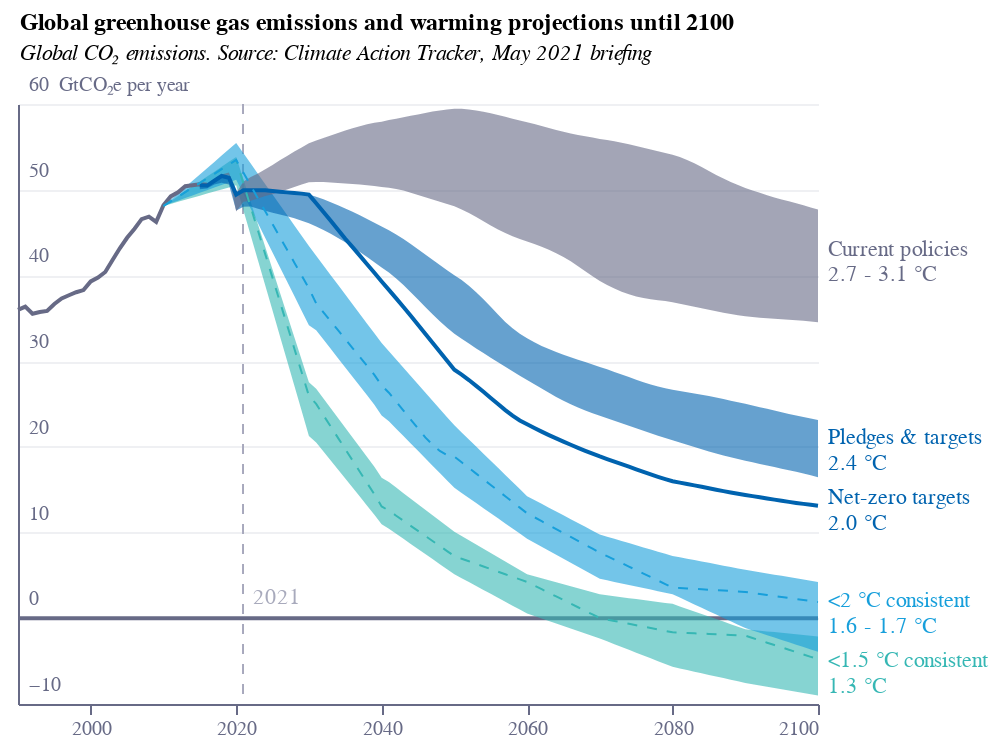

The notebook cell saved with this chart:
### Code cell
base = alt.Chart(f4_3).encode(
    x=alt.X(
        "year:Q",
        axis=alt.Axis(
            grid=False,
            titleAlign="center",
            titleAnchor="middle",
            title="",
            labelColor=colors["eco-gray"],
            titleColor=colors["eco-gray"],
            tickColor=colors["eco-gray"],
            domainColor=colors["eco-gray"],
            tickCount=5,
            orient="bottom",
            labelAngle=0,
            format=".0f",
            # zindex=1,
            # offset=-43
        ),
    )
)
line1 = (
    base.mark_line(color=colors["eco-gray"])
    .encode(
        y=alt.Y(
            "historical:Q",
            axis=alt.Axis(
                grid=True,
                gridColor=colors["eco-gray"],
                gridOpacity=0.1,
                title="GtCO₂e per year",
                titleAnchor="start",
                labelColor=colors["eco-gray"],
                titleColor=colors["eco-gray"],
                tickColor=colors["eco-gray"],
                domainColor=colors["eco-gray"],
                titleFontSize=10,
                titleFontWeight="normal",
                ticks=False,
                labelAlign="left",
                labelBaseline="middle",
                labelPadding=-5,
                labelOffset=-10,
                titleX=20,
                titleY=-5,
                titleBaseline="bottom",
                titleAngle=0,
                titleAlign="left",
                tickCount=7,
                format=".0f",
            ),
        )
    )
    .transform_filter('datum.scenario=="historical"')
)
line2 = (
    base.mark_line(color=colors["eco-mid-blue"])
    .encode(y=alt.Y("optimistic:Q"))
    .transform_filter('datum.scenario=="optimistic"')
)
line3 = (
    base.mark_line(color=colors["eco-turquiose"], strokeDash=[5, 5], strokeWidth=1)
    .encode(y=alt.Y("median:Q"))
    .transform_filter('datum.scenario=="c1"')
)
line4 = (
    base.mark_line(color=colors["eco-light-blue"], strokeDash=[5, 5], strokeWidth=1)
    .encode(y=alt.Y("median:Q"))
    .transform_filter('datum.scenario=="c2"')
)
area1 = line3.mark_area(color=colors["eco-turquiose"], opacity=0.6).encode(
    y="low:Q", y2="high:Q"
)
area2 = line4.mark_area(color=colors["eco-light-blue"], opacity=0.6).encode(
    y="low:Q", y2="high:Q"
)
area3 = (
    base.mark_area(color=colors["eco-mid-blue"], opacity=0.6)
    .encode(y="low:Q", y2="high:Q")
    .transform_filter('datum.scenario=="pledges"')
)
area4 = (
    base.mark_area(color=colors["eco-gray"], opacity=0.6)
    .encode(
        y="low:Q",
        y2="high:Q",
    )
    .transform_filter('datum.scenario=="current"')
)
ruler = (
    base.mark_line(color=colors["eco-gray"]).encode(y="y:Q").transform_calculate(y="0")
)
r2021 = (
    base.mark_rule(
        color=scale_lightness(colors["eco-gray"], 1.5),
        strokeDash=[5, 5],
        strokeWidth=0.5,
    )
    .encode(x="x:Q")
    .transform_calculate(x="2021")
)
text2021 = (
    alt.Chart(pd.DataFrame([{"x": 2021, "y": 0, "t": "2021"}]))
    .mark_text(
        color=scale_lightness(colors["eco-gray"], 1.5),
        align="left",
        baseline="bottom",
        dx=5,
        dy=-5,
    )
    .encode(x="x:Q", y="y:Q", text="t:N")
)
text1 = (
    alt.Chart(
        pd.DataFrame(
            [
                {"x": 2100, "y": 43, "t": "Current policies"},
                {"x": 2100, "y": 40, "t": "2.7 - 3.1 °C"},
            ]
        )
    )
    .mark_text(color=colors["eco-gray"], align="left", dx=5)
    .encode(x="x:Q", y="y:Q", text="t:N")
)
text2 = (
    alt.Chart(
        pd.DataFrame(
            [
                {"x": 2100, "y": 21, "t": "Pledges & targets"},
                {"x": 2100, "y": 18, "t": "2.4 °C"},
            ]
        )
    )
    .mark_text(color=colors["eco-mid-blue"], align="left", dx=5)
    .encode(x="x:Q", y="y:Q", text="t:N")
)
text3 = (
    alt.Chart(
        pd.DataFrame(
            [
                {"x": 2100, "y": 14, "t": "Net-zero targets"},
                {"x": 2100, "y": 11, "t": "2.0 °C"},
            ]
        )
    )
    .mark_text(color=colors["eco-mid-blue"], align="left", dx=5)
    .encode(x="x:Q", y="y:Q", text="t:N")
)
text4 = (
    alt.Chart(
        pd.DataFrame(
            [
                {"x": 2100, "y": 2, "t": "<2 °C consistent"},
                {"x": 2100, "y": -1, "t": "1.6 - 1.7 °C"},
            ]
        )
    )
    .mark_text(color=colors["eco-light-blue"], align="left", dx=5)
    .encode(x="x:Q", y="y:Q", text="t:N")
)
text5 = (
    alt.Chart(
        pd.DataFrame(
            [
                {"x": 2100, "y": -5, "t": "<1.5 °C consistent"},
                {"x": 2100, "y": -8, "t": "1.3 °C"},
            ]
        )
    )
    .mark_text(color=colors["eco-turquiose"], align="left", dx=5)
    .encode(x="x:Q", y="y:Q", text="t:N")
)
title = alt.TitleParams(
    "Global greenhouse gas emissions and warming projections until 2100",
    subtitle=[
        "Global CO₂ emissions. Source: Climate Action Tracker, May 2021 briefing"
    ],
    anchor="start",
    align="left",
    dx=5,
    fontSize=12,
    subtitleFontSize=11,
    subtitleFontStyle="italic",
)
layer1 = (
    (
        (
            ruler
            + r2021
            + area1
            + area2
            + area3
            + area4
            + line1
            + line2
            + line3
            + line4
            + text2021
            + text1
            + text2
            + text3
            + text4
            + text5
        ).properties(height=300, width=400)
    )
    .configure_view(stroke=None)
    .properties(title=title)
)
layer1.save("visualisation/" + f + ".json")
layer1.save("visualisation/" + f + ".png", scale_factor=2.0)
layer1.save("visualisation/" + f + ".svg")
open("README.md", "a").write(readme)
layer1

### Figure 1 — Vega-Lite specification as saved in the notebook (floating-point values rounded to 4 significant figures; data arrays with more than 128 entries replaced by an {"elided": "..."} marker saying what was removed)
{"config": {"view": {"continuousWidth": 400, "continuousHeight": 300, "stroke": null}}, "layer": [{"mark": {"type": "line", "color": "#676A86"}, "encoding": {"x": {"type": "quantitative", "axis": {"domainColor": "#676A86", "format": ".0f", "grid": false, "labelAngle": 0, "labelColor": "#676A86", "orient": "bottom", "tickColor": "#676A86", "tickCount": 5, "title": "", "titleAlign": "center", "titleAnchor": "middle", "titleColor": "#676A86"}, "field": "year"}, "y": {"type": "quantitative", "field": "y"}}, "transform": [{"calculate": "0", "as": "y"}]}, {"mark": {"type": "rule", "color": "#a8aabc", "strokeDash": [5, 5], "strokeWidth": 0.5}, "encoding": {"x": {"type": "quantitative", "field": "x"}}, "transform": [{"calculate": "2021", "as": "x"}]}, {"mark": {"type": "area", "color": "#36B7B4", "opacity": 0.6}, "encoding": {"x": {"type": "quantitative", "axis": {"domainColor": "#676A86", "format": ".0f", "grid": false, "labelAngle": 0, "labelColor": "#676A86", "orient": "bottom", "tickColor": "#676A86", "tickCount": 5, "title": "", "titleAlign": "center", "titleAnchor": "middle", "titleColor": "#676A86"}, "field": "year"}, "y": {"type": "quantitative", "field": "low"}, "y2": {"field": "high"}}, "transform": [{"filter": "datum.scenario==\"c1\""}]}, {"mark": {"type": "area", "color": "#179FDB", "opacity": 0.6}, "encoding": {"x": {"type": "quantitative", "axis": {"domainColor": "#676A86", "format": ".0f", "grid": false, "labelAngle": 0, "labelColor": "#676A86", "orient": "bottom", "tickColor": "#676A86", "tickCount": 5, "title": "", "titleAlign": "center", "titleAnchor": "middle", "titleColor": "#676A86"}, "field": "year"}, "y": {"type": "quantitative", "field": "low"}, "y2": {"field": "high"}}, "transform": [{"filter": "datum.scenario==\"c2\""}]}, {"mark": {"type": "area", "color": "#0063AF", "opacity": 0.6}, "encoding": {"x": {"type": "quantitative", "axis": {"domainColor": "#676A86", "format": ".0f", "grid": false, "labelAngle": 0, "labelColor": "#676A86", "orient": "bottom", "tickColor": "#676A86", "tickCount": 5, "title": "", "titleAlign": "center", "titleAnchor": "middle", "titleColor": "#676A86"}, "field": "year"}, "y": {"type": "quantitative", "field": "low"}, "y2": {"field": "high"}}, "transform": [{"filter": "datum.scenario==\"pledges\""}]}, {"mark": {"type": "area", "color": "#676A86", "opacity": 0.6}, "encoding": {"x": {"type": "quantitative", "axis": {"domainColor": "#676A86", "format": ".0f", "grid": false, "labelAngle": 0, "labelColor": "#676A86", "orient": "bottom", "tickColor": "#676A86", "tickCount": 5, "title": "", "titleAlign": "center", "titleAnchor": "middle", "titleColor": "#676A86"}, "field": "year"}, "y": {"type": "quantitative", "field": "low"}, "y2": {"field": "high"}}, "transform": [{"filter": "datum.scenario==\"current\""}]}, {"mark": {"type": "line", "color": "#676A86"}, "encoding": {"x": {"type": "quantitative", "axis": {"domainColor": "#676A86", "format": ".0f", "grid": false, "labelAngle": 0, "labelColor": "#676A86", "orient": "bottom", "tickColor": "#676A86", "tickCount": 5, "title": "", "titleAlign": "center", "titleAnchor": "middle", "titleColor": "#676A86"}, "field": "year"}, "y": {"type": "quantitative", "axis": {"domainColor": "#676A86", "format": ".0f", "grid": true, "gridColor": "#676A86", "gridOpacity": 0.1, "labelAlign": "left", "labelBaseline": "middle", "labelColor": "#676A86", "labelOffset": -10, "labelPadding": -5, "tickColor": "#676A86", "tickCount": 7, "ticks": false, "title": "GtCO₂e per year", "titleAlign": "left", "titleAnchor": "start", "titleAngle": 0, "titleBaseline": "bottom", "titleColor": "#676A86", "titleFontSize": 10, "titleFontWeight": "normal", "titleX": 20, "titleY": -5}, "field": "historical"}}, "transform": [{"filter": "datum.scenario==\"historical\""}]}, {"mark": {"type": "line", "color": "#0063AF"}, "encoding": {"x": {"type": "quantitative", "axis": {"domainColor": "#676A86", "format": ".0f", "grid": false, "labelAngle": 0, "labelColor": "#676A86", "orient": "bottom", "tickColor": "#676A86", "tickCount": 5, "title": "", "titleAlign": "center", "titleAnchor": "middle", "titleColor": "#676A86"}, "field": "year"}, "y": {"type": "quantitative", "field": "optimistic"}}, "transform": [{"filter": "datum.scenario==\"optimistic\""}]}, {"mark": {"type": "line", "color": "#36B7B4", "strokeDash": [5, 5], "strokeWidth": 1}, "encoding": {"x": {"type": "quantitative", "axis": {"domainColor": "#676A86", "format": ".0f", "grid": false, "labelAngle": 0, "labelColor": "#676A86", "orient": "bottom", "tickColor": "#676A86", "tickCount": 5, "title": "", "titleAlign": "center", "titleAnchor": "middle", "titleColor": "#676A86"}, "field": "year"}, "y": {"type": "quantitative", "field": "median"}}, "transform": [{"filter": "datum.scenario==\"c1\""}]}, {"mark": {"type": "line", "color": "#179FDB", "strokeDash": [5, 5], "strokeWidth": 1}, "encoding": {"x": {"type": "quantitative", "axis": {"domainColor": "#676A86", "format": ".0f", "grid": false, "labelAngle": 0, "labelColor": "#676A86", "orient": "bottom", "tickColor": "#676A86", "tickCount": 5, "title": "", "titleAlign": "center", "titleAnchor": "middle", "titleColor": "#676A86"}, "field": "year"}, "y": {"type": "quantitative", "field": "median"}}, "transform": [{"filter": "datum.scenario==\"c2\""}]}, {"data": {"name": "data-5f2c5abf771b73a2fd97555635701e67"}, "mark": {"type": "text", "align": "left", "baseline": "bottom", "color": "#a8aabc", "dx": 5, "dy": -5}, "encoding": {"text": {"type": "nominal", "field": "t"}, "x": {"type": "quantitative", "field": "x"}, "y": {"type": "quantitative", "field": "y"}}}, {"data": {"name": "data-07e30ba3bbc530a690827eb002d5b0d4"}, "mark": {"type": "text", "align": "left", "color": "#676A86", "dx": 5}, "encoding": {"text": {"type": "nominal", "field": "t"}, "x": {"type": "quantitative", "field": "x"}, "y": {"type": "quantitative", "field": "y"}}}, {"data": {"name": "data-20806710ddcc25ac660dfaafa97d8c8f"}, "mark": {"type": "text", "align": "left", "color": "#0063AF", "dx": 5}, "encoding": {"text": {"type": "nominal", "field": "t"}, "x": {"type": "quantitative", "field": "x"}, "y": {"type": "quantitative", "field": "y"}}}, {"data": {"name": "data-4d99a30ca7097abd745c1e0503ed7784"}, "mark": {"type": "text", "align": "left", "color": "#0063AF", "dx": 5}, "encoding": {"text": {"type": "nominal", "field": "t"}, "x": {"type": "quantitative", "field": "x"}, "y": {"type": "quantitative", "field": "y"}}}, {"data": {"name": "data-4d5af1f0029709a961c92a6c73d3e6d3"}, "mark": {"type": "text", "align": "left", "color": "#179FDB", "dx": 5}, "encoding": {"text": {"type": "nominal", "field": "t"}, "x": {"type": "quantitative", "field": "x"}, "y": {"type": "quantitative", "field": "y"}}}, {"data": {"name": "data-6117b7140dd51057caa6eeeb0d31c98a"}, "mark": {"type": "text", "align": "left", "color": "#36B7B4", "dx": 5}, "encoding": {"text": {"type": "nominal", "field": "t"}, "x": {"type": "quantitative", "field": "x"}, "y": {"type": "quantitative", "field": "y"}}}], "data": {"name": "data-0daff0b663d9552be609dc15b02a2d33"}, "height": 300, "title": {"text": "Global greenhouse gas emissions and warming projections until 2100", "align": "left", "anchor": "start", "dx": 5, "fontSize": 12, "subtitle": ["Global CO₂ emissions. Source: Climate Action Tracker, May 2021 briefing"], "subtitleFontSize": 11, "subtitleFontStyle": "italic"}, "width": 400, "$schema": "https://vega.github.io/schema/vega-lite/v4.8.1.json", "datasets": {"data-0daff0b663d9552be609dc15b02a2d33": {"elided": "467 records"}, "data-5f2c5abf771b73a2fd97555635701e67": [{"x": 2021, "y": 0, "t": "2021"}], "data-07e30ba3bbc530a690827eb002d5b0d4": [{"x": 2100, "y": 43, "t": "Current policies"}, {"x": 2100, "y": 40, "t": "2.7 - 3.1 °C"}], "data-20806710ddcc25ac660dfaafa97d8c8f": [{"x": 2100, "y": 21, "t": "Pledges & targets"}, {"x": 2100, "y": 18, "t": "2.4 °C"}], "data-4d99a30ca7097abd745c1e0503ed7784": [{"x": 2100, "y": 14, "t": "Net-zero targets"}, {"x": 2100, "y": 11, "t": "2.0 °C"}], "data-4d5af1f0029709a961c92a6c73d3e6d3": [{"x": 2100, "y": 2, "t": "<2 °C consistent"}, {"x": 2100, "y": -1, "t": "1.6 - 1.7 °C"}], "data-6117b7140dd51057caa6eeeb0d31c98a": [{"x": 2100, "y": -5, "t": "<1.5 °C consistent"}, {"x": 2100, "y": -8, "t": "1.3 °C"}]}}
